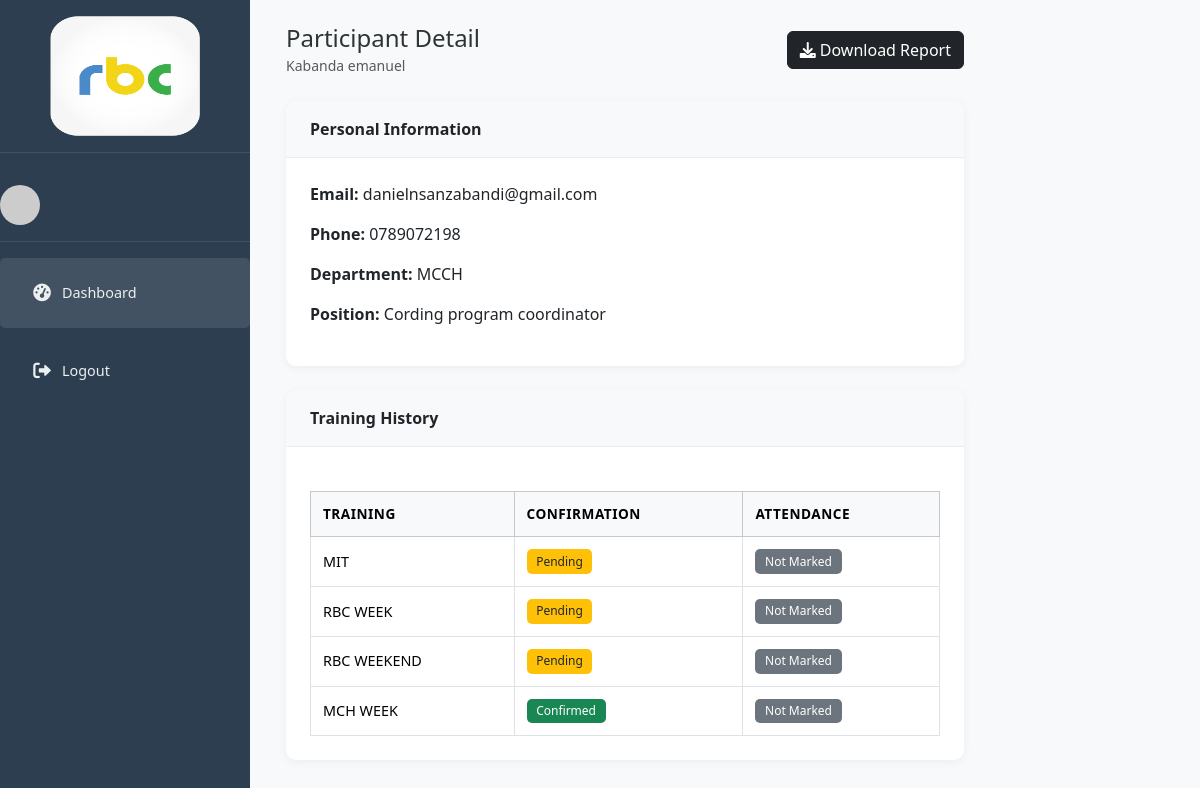
Screenshot of /participants/1/detail/ (signed in) with the database file from the repository.
### trainings/models.py (models this page shows, shortened)
class Participant(models.Model):
    full_name = models.CharField(max_length=100)
    email = models.EmailField()
    phone = models.CharField(max_length=20, blank=True)
    department = models.ForeignKey(Department, on_delete=models.SET_NULL, null=True, blank=True)
    position = models.CharField(max_length=100, blank=True)
    notes = models.TextField(blank=True)

class Department(models.Model):
    name = models.CharField(max_length=100, unique=True)
    def __str__(self):
        return self.name

class Enrollment(models.Model):
    CONFIRMATION_CHOICES = (
        ('pending', 'Pending'),
        ('confirmed', 'Confirmed'),
        ('declined', 'Declined'),
    )
    ATTENDANCE_CHOICES = (
        ('not_marked', 'Not Marked'),
        ('attended', 'Attended'),
        ('absent', 'Absent'),
    )
    training = models.ForeignKey(Training, on_delete=models.CASCADE)
    participant = models.ForeignKey(Participant, on_delete=models.CASCADE)
    enrollment_date = models.DateTimeField(auto_now_add=True)
    enrolled_by = models.ForeignKey(User, on_delete=models.SET_NULL, null=True)
    confirmation_status = models.CharField(max_length=10, choices=CONFIRMATION_CHOICES, default='pending')
    confirmation_date = models.DateTimeField(null=True, blank=True)
    attendance_status = models.CharField(max_length=15, choices=ATTENDANCE_CHOICES, default='not_marked')
    notes = models.TextField(blank=True)
    invite_token = models.UUIDField(default=uuid.uuid4, editable=False, unique=True)

class Training(models.Model):
    STATUS_CHOICES = (
        ('pending', 'Pending Approval'),
        ('approved', 'Approved'),
        ('rejected', 'Rejected'),
        ('in_progress', 'In Progress'),
        ('completed', 'Completed'),
        ('canceled', 'Canceled'),
    )
    title = models.CharField(max_length=200)
    department = models.ForeignKey(Department, on_delete=models.SET_NULL, null=True, blank=True)
    description = models.TextField()
    location = models.CharField(max_length=255)
    start_date = models.DateField()
    end_date = models.DateField()
    start_time = models.TimeField()
    end_time = models.TimeField()
    max_capacity = models.PositiveIntegerField()
    coordinator = models.ForeignKey(
        User,
        on_delete=models.SET_NULL,
        null=True,
        blank=True,
        related_name='coordinated_trainings'
    )
    category = models.CharField(max_length=100, blank=True)
    status = models.CharField(max_length=20, choices=STATUS_CHOICES, default='pending')
    created_by = models.ForeignKey(User, on_delete=models.CASCADE)
    created_at = models.DateTimeField(auto_now_add=True)
    concept_note = models.FileField(upload_to='concept_notes/', null=True, blank=True)

### trainings/views.py (the view)
# urls.py: path('participants/<int:participant_id>/detail/', views.participant_detail, name='participant_detail'),
@login_required
def participant_detail(request, participant_id):
    participant = get_object_or_404(Participant, id=participant_id)
    enrollments = Enrollment.objects.filter(participant=participant)
    return render(request, 'trainings/participant_detail.html', {
        'participant': participant,
        'enrollments': enrollments
    })

### trainings/templates/trainings/participant_detail.html (shortened to what this page needs)
{% extends 'base.html' %}
{% block content %}
<div class="d-flex">
  {% include 'trainings/sidebar.html' %}
  <div class="main-content px-4 pt-4 w-100">
    <div class="d-flex justify-content-between align-items-center mb-4">
      <div>
        <h4 class="mb-0">Participant Detail</h4>
        <small class="text-muted">{{ participant.full_name }}</small>
      </div>
      <a href="{% url 'participant_pdf_report' participant.id %}" target="_blank" class="btn btn-dark">
        <i class="fas fa-download"></i> Download Report
      </a>
    </div>
    <div class="card mb-4">
      <div class="card-header bg-light fw-semibold">Personal Information</div>
      <div class="card-body">
        <p><strong>Email:</strong> {{ participant.email }}</p>
        <p><strong>Phone:</strong> {{ participant.phone }}</p>
        <p><strong>Department:</strong> {{ participant.department }}</p>
        <p><strong>Position:</strong> {{ participant.position }}</p>
      </div>
    </div>
    <div class="card">
      <div class="card-header bg-light fw-semibold">Training History</div>
      <div class="card-body">
        {% if enrollments %}
        <div class="table-responsive">
          <table class="table table-bordered table-hover table-sm">
            <thead class="table-light">
              <tr>
                <th>Training</th>
                <th>Confirmation</th>
                <th>Attendance</th>
              </tr>
            </thead>
            <tbody>
              {% for e in enrollments %}
              <tr>
                <td>{{ e.training.title }}</td>
                <td>
                  {% if e.confirmation_status == "confirmed" %}
                    <span class="badge bg-success">Confirmed</span>
                  {% elif e.confirmation_status == "pending" %}
                    <span class="badge bg-warning text-dark">Pending</span>
                  {% elif e.confirmation_status == "declined" %}
                    <span class="badge bg-danger">Declined</span>
                  {% else %}
                    <span class="badge bg-secondary">{{ e.confirmation_status|title }}</span>
                  {% endif %}
                </td>
                <td>
                  {% if e.attendance_status == "attended" %}
                    <span class="badge bg-success">Attended</span>
                  {% elif e.attendance_status == "absent" %}
                    <span class="badge bg-danger">Absent</span>
                  {% else %}
                    <span class="badge bg-secondary">Not Marked</span>
                  {% endif %}
                </td>
              </tr>
              {% endfor %}
            </tbody>
          </table>
        </div>
        {% else %}
        <p class="text-muted">No training history available for this participant.</p>
        {% endif %}
      </div>
    </div>
  </div>
</div>
{% endblock %}

### trainings/static/css/main_admin.css (style rules this page uses)
:root { --primary-color: #6c5ce7; --secondary-color: #00b894; --danger-color: #ff7675; --warning-color: #fdcb6e; --text-color: #2d3436; --light-text: #636e72; --bg-color: #f5f6fa; --card-bg: #ffffff; --sidebar-bg: #2c3e50; --sidebar-text: #ecf0f1; }
body { background-color: var(--bg-color); color: var(--text-color); font-family: 'Segoe UI', Tahoma, Geneva, Verdana, sans-serif; margin: 0; padding: 0; }
.main-content { flex: 1; margin-left: 250px; padding: 1rem; }
.card { background-color: var(--card-bg); border-radius: 10px; box-shadow: 0 2px 10px rgba(0,0,0,0.05); overflow: hidden; margin-bottom: 1.5rem; border: none; }
.card-header { padding: 1rem 1.5rem; border-bottom: 1px solid rgba(0,0,0,0.05); background-color: var(--card-bg); }
.card-body { padding: 1.5rem; }
.table { width: 100%; margin-bottom: 0; }
.table th { font-weight: 600; font-size: 0.85rem; text-transform: uppercase; letter-spacing: 0.5px; border-top: none; padding: 0.75rem; vertical-align: middle; }
.table td { padding: 0.75rem; vertical-align: middle; font-size: 0.9rem; }
.badge { padding: 0.4rem 0.6rem; font-size: 0.75rem; font-weight: 500; border-radius: 5px; }
html, body { height: 100%; margin: 0; padding: 0; scroll-behavior: smooth; overflow-x: hidden; }
body { display: flex; flex-direction: column; }
.main-content { margin-left: 250px; flex: 1; min-height: 100vh; padding: 1rem; overflow-y: auto; position: relative; top: 0; }
.main-content { padding-top: 20px; width: calc(100% - 250px); box-sizing: border-box; }
.top-nav, h1, h2, h3, h4 { margin-top: 0; padding-top: 0; }
.table-responsive { width: 100%; margin-top: 20px; }

### rows the page displays
Participant: full_name "Kabanda emanuel", email "danielnsanzabandi@gmail.com", phone "0789072198", department "MCCH", position "Cording program coordinator"
Enrollment: training "MIT", confirmation_status "Pending", attendance_status "Not Marked"
Enrollment: training "RBC WEEK", confirmation_status "Pending", attendance_status "Not Marked"
Enrollment: training "RBC WEEKEND", confirmation_status "Pending", attendance_status "Not Marked"
Enrollment: training "MCH WEEK", confirmation_status "Confirmed", attendance_status "Not Marked"
